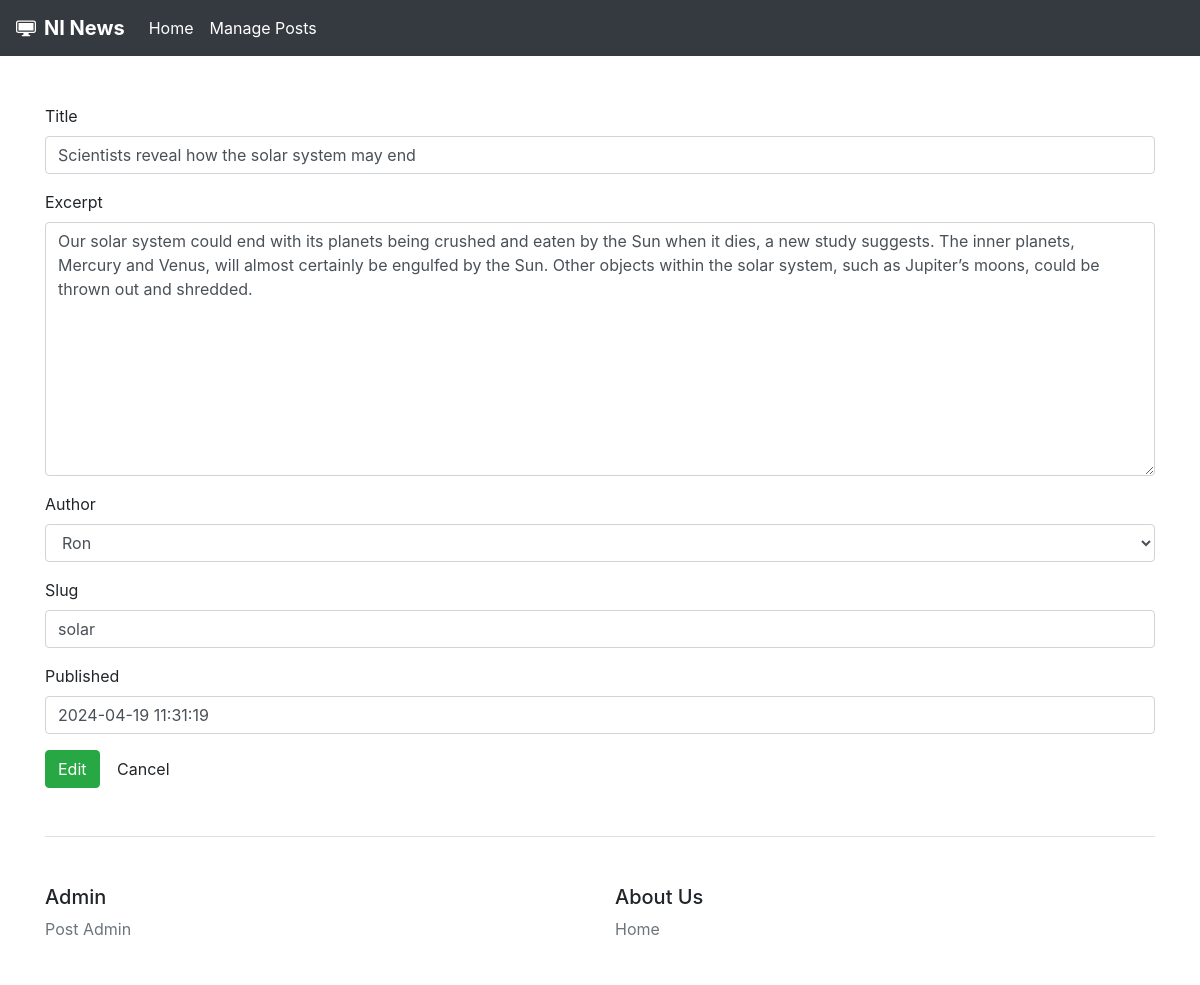
The page /edit/7/ on the database its author committed.
### core/models.py (models this page shows, shortened)
class Core(models.Model):
    title = models.CharField(max_length=200)
    excerpt = models.TextField(null=True)
    author = models.ForeignKey(User, on_delete=models.CASCADE, related_name='cores')
    slug = models.SlugField(max_length=100, unique=True)
    updated = models.DateTimeField(auto_now=True)
    published = models.DateTimeField(default=timezone.now)
    class Meta:
        ordering =  ['-published']

### core/views.py (the view)
# urls.py: path('edit/<int:pk>/', views.EditView.as_view(), name='edit'),
class EditView(UpdateView):
    model = Core
    template_name = 'core/edit.html'
    fields = '__all__'
    pk_url_kwarg = 'pk'
    success_url = reverse_lazy('core:posts')

### core/templates/core/edit.html (shortened to what this page needs)
{% extends 'core/base.html' %}
{% load widget_tweaks %}
{% block content %}
<div class="container pt-5">
    <form method="post" novalidate>
        {% for field in form.visible_fields %}
        <div class="form-group">
            <label for="{{ field.id_for_label }}">{{ field.label }}</label>
            {{ field|add_class:'form-control' }}
        </div>
        {% endfor %}
        <div class="form-group">
            <button type="submit" class="btn btn-success">
             Edit
            </button>
            <a href="{% url 'core:posts' %}" class="btn btn-default">Cancel</a>
        </div>
    </form>
</div>
{% endblock %}

### rows shown on the page
Core: visible_fields "Scientists reveal how the solar system may end" "Our solar system could end with its planets being crushed and eaten by the Sun when it dies, a new study suggests. The inner planets, Mercury and Venus, will almost certainly be engulfed by the Sun. Other objects within the solar system, such as Jupiter’s moons, could be thrown out and shredded." "Ron" "solar" "2024-04-19 11:31:19"

### other values the page prints
{{ field.label }} "Title" "Excerpt" "Author" "Slug" "Published"
